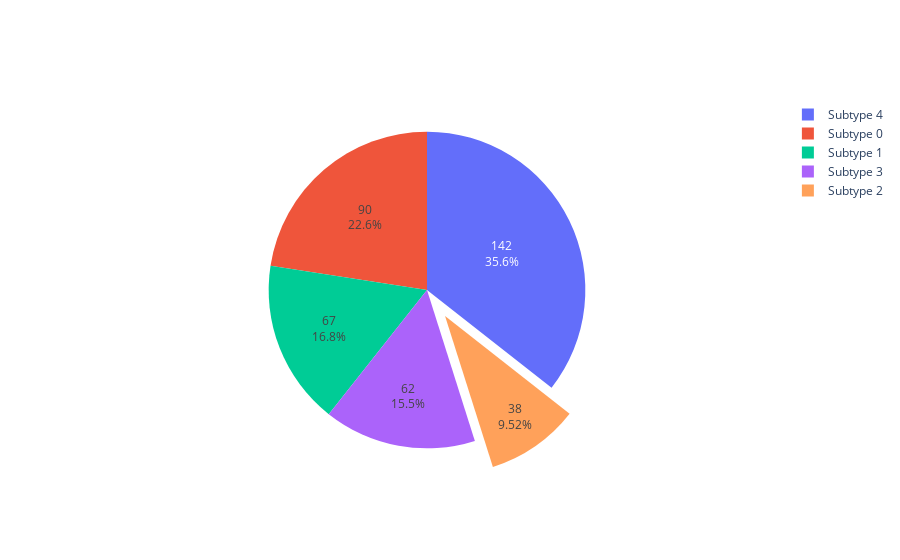

Notebook source saved alongside this figure:
### Code cell
fig = go.Figure(data=[go.Pie(labels=labels, values=values, textinfo='value+percent', pull=[0, 0, 0.2, 0])])
fig.show()

### Figure 1 — Plotly figure (JSON) as saved in the notebook; plotly's stock layout.template omitted (floating-point values rounded to 4 significant figures)
{"data": [{"labels": ["Subtype 0", "Subtype 1", "Subtype 2", "Subtype 3", "Subtype 4"], "pull": [0, 0, 0.2, 0], "textinfo": "value+percent", "type": "pie", "values": [90, 67, 38, 62, 142]}], "layout": {}}
